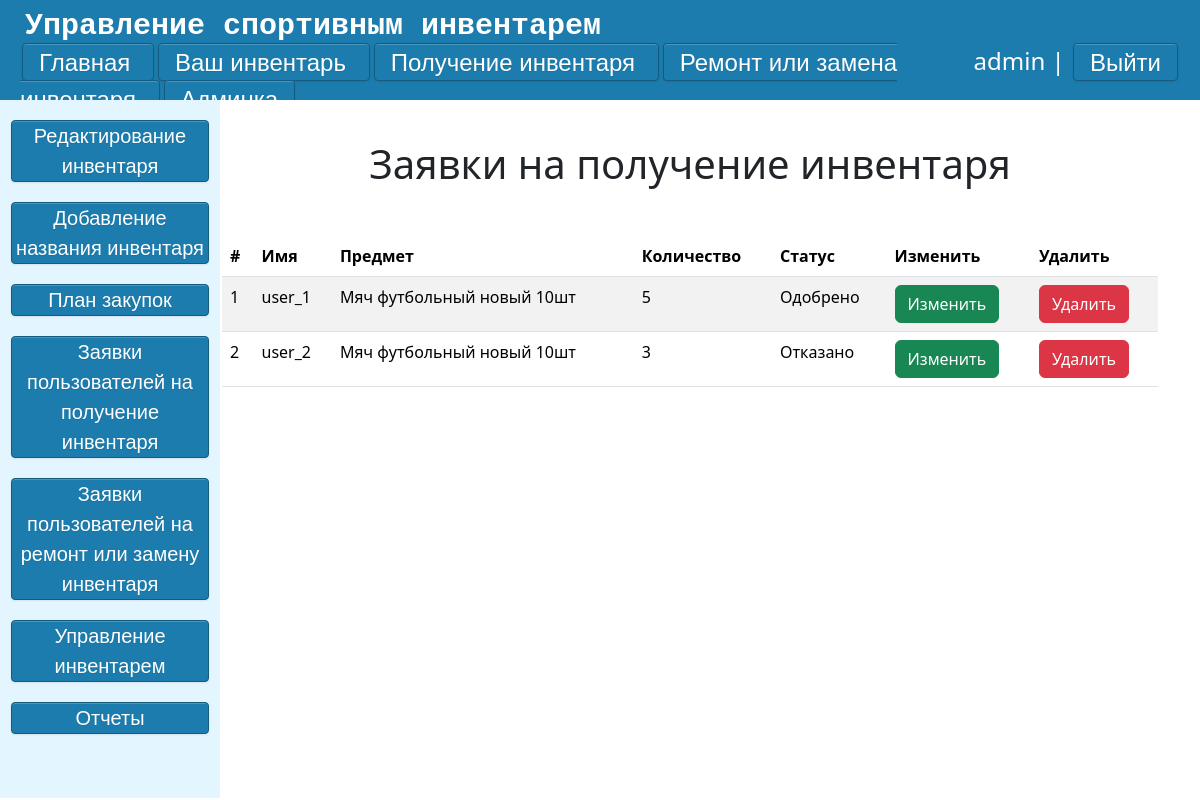
Page /console/request-for-receipt-inventory/ (signed in) on the committed database.
### main/models.py (models this page shows, shortened)
class Applications_get(models.Model):
    state = {'На рассмотрении': 'На рассмотрении', 'Одобрено': 'Одобрено', 'Отказано': 'Отказано'}
    username = models.CharField('Имя',max_length=100)
    Request = models.ForeignKey('Goods' ,on_delete=models.CASCADE,null=True,verbose_name='Предмет')
    Request_count = models.PositiveIntegerField('Количество',default=0,validators=[MinValueValidator(1)])
    Status = models.CharField('Статус заявки',default='На рассмотрении', choices=state,max_length=100)
    class Meta:
        verbose_name = "Заявка на получение"
        verbose_name_plural  = "Заявки на получение"
    def get_absolute_url(self):
        return reverse("Update_application_get", kwargs={"post_id": self.id})
    def get_absolute_url_del(self):
        return reverse("Delete_application_get", kwargs={"post_id": self.id})

class Goods(models.Model):
    CONDITION_CHOICES = [
        ('новый', 'новый'),
        ('использованный', 'использованный'),
        ('сломанный', 'сломанный'),
    ]
    goods = models.ForeignKey('Goods_Names',on_delete=models.CASCADE,null=True,verbose_name='Предмет')
    count = models.IntegerField('Количество', default=1,validators=[MinValueValidator(1)])
    rented_count = models.IntegerField('Взято', default=0,validators=[MinValueValidator(0)])
    condition = models.CharField('Состояние', max_length=20, choices=CONDITION_CHOICES)
    created_at = models.DateTimeField('Добавлено', default=timezone.now)
    updated_at = models.DateTimeField('Обновлено', auto_now=True)
    class Meta:
        verbose_name = "Инвентарь"
        verbose_name_plural = "Инвентарь"
    def __str__(self):
        return f"{self.goods} {self.condition} {self.count-self.rented_count}шт"

class Goods_Names(models.Model):
    name_of_good = models.CharField('Название', max_length=30)
    def __str__(self):
        return self.name_of_good
    class Meta:
        verbose_name = "Название инвентаря"
        verbose_name_plural = "Названия инвентаря"

### main/views.py (the view)
# urls.py: path('console/request-for-receipt-inventory/', views.Request_for_receipt_inventory, name="Request_for_receipt_inventory"),
def Request_for_receipt_inventory(request):
    if request.user.is_superuser:
        a = list(Applications_get.objects.all())
        return render(request, 'admin/request_for_receipt.html', {'a': a})
    else:
        return render(request, 'admin/Error.html')

### main/templates/admin/request_for_receipt.html (shortened to what this page needs)
{% extends 'admin/admin-layout.html' %}
{% block script %}
    <link rel="stylesheet" href="https://cdn.jsdelivr.net/npm/flatpickr/dist/flatpickr.min.css">
{% endblock %}
{% block content %}
    <div class="admin-form-edit-inventory">
        <h1>Заявки на получение инвентаря</h1>
        <div class="container mt-5">
                    <table  class="table table-striped">
                      <thead>
                        <tr>
                            <th>#</th>
                            <th>Имя</th>
                            <th>Предмет</th>
                            <th>Количество</th>
                            <th>Статус</th>
                            <th>Изменить</th>
                            <th>Удалить</th>
                        </tr>
                      </thead>
                      <tbody>
                      {% for el in a %}
                        <tr>
                            <td> {{ forloop.counter }}</td>
                            <td> {{el.username}}</td>
                            <td> {{el.Request}}</td>
                            <td> {{el.Request_count}}</td>
                            <td> {{el.Status}}</td>
                            <td><a class="btn btn-success" href="{{el.get_absolute_url}}">Изменить</a></td>
                            <td><a class="btn btn-danger" href="{{el.get_absolute_url_del }}">Удалить</a></td>
                        </tr>
                        {% endfor %}
                    </table>
        </div>
    </div>
{% endblock %}

### main/templates/admin/admin-layout.html (shortened to what this page needs)
{% load static %}
<!DOCTYPE html>
<html lang="ru">
<head>
    <link rel="stylesheet" href="https://cdn.jsdelivr.net/npm/bootstrap@5.3.2/dist/css/bootstrap.min.css">
    <link rel="stylesheet" href="{% static 'main/css/css.css' %}">
    <link rel="stylesheet" href="{% static 'main/css/buttons.css' %}">
    {% block script %}
    {% endblock script%}
</head>
<body>
    <div class = "back">
        <div class = 'top'>
                <div class="logo2"><samp>Управление спортивным инвентарем</samp></div>
                <div class = 'lower'>
                    <div class="left-shortcuts">
                        <a href="{% url 'main' %}" class = 'btn3'> Главная </a>
                        <a href="{% url 'my' %}" class = 'btn3'> Ваш инвентарь </a>
                        <a href="{% url 'application-get' %}" class = 'btn3'> Получение инвентаря </a>
                        <a href="{% url 'application-repair' %}" class = 'btn3'> Ремонт или замена инвентаря </a>
                        {% if request.user.is_superuser %}
                        <a href="{% url 'console' %}" class = 'btn3'> Админка </a>
                        {% endif %}
                    </div>
                    <div class="right-shortcuts">
                        {% if request.user.is_authenticated %}
                            <li class="last"> {{user.username}} | <a href="{% url 'logout' %}" class="btn3">Выйти</a></li>
                        {% else %}
                            <li class="last"><a href="register" class="btn3"> Регистрация</a>  <a href="login" class="btn3"> Войти </a></li>
                        {% endif %}
                    </div>
                </div>
        </div>
        <div class ="admin-content">
            <div class="side-bar">
                <a href="{% url 'edit_inventory' %}" class = 'btn4'> Редактирование инвентаря </a>
                <a href="{% url 'new_name_inventory' %}" class = 'btn4'> Добавление названия инвентаря </a>
                <a href="{% url 'purchase_plan' %}" class = 'btn4'> План закупок </a>
                <a href="{% url 'Request_for_receipt_inventory' %}" class = 'btn4'> Заявки пользователей на получение инвентаря</a>
                <a href="{% url 'Request_for_repair_inventory' %}" class = 'btn4'> Заявки пользователей на ремонт или замену инвентаря </a>
                <a href="{% url 'Inventory_management' %}" class = 'btn4'> Управление инвентарем </a>
                <a href="{% url 'history' %}" class = 'btn4'> Отчеты </a>
            </div>
            <div class="right-content">
                {% block content  %}
                {% endblock %}
            </div>
        </div>
    </div>
</body>
</html>

### main/static/main/css/css.css (style rules this page uses)
body { height: 100vh; width: 100vw; }
.top { display: grid; place-items: left; background: #1B7CAD; width: 100%; height: 100px; overflow: auto; }
.lower { display: grid; grid-template-columns: 80% 20%; padding: 10px width: 100%; padding-left: 20px; padding-right: 20px; font-size: 24px; margin-top: -6px; }
.back { height: 100%; width: 100%; overflow: auto; }
.logo2 { font-size: 30px; margin-left: 25px; font-weight: bold; color: #fff; }
.last { float:right; color: #fff; }
h1 { text-align: center; }
li { list-style-type: none; }
.side-bar { width: 220px; background: #e3f5ff; overflow: auto; font-size: 20px; }
.admin-content { display: grid; grid-template-columns: 210px 80vw; height: 87.3% }
.right-content { width: 100%; margin-top: 40px; margin-right: auto; margin-left: auto; overflow: auto; }

### main/static/main/css/buttons.css (style rules this page uses)
a.btn3 { border-radius: 4px; -webkit-box-shadow: inset 0 1px 0 rgba(255, 255, 255, 0.2), 0 1px 2px rgba(0, 0, 0, 0.08); -moz-box-shadow: inset 0 1px 0 rgba(255, 255, 255, 0.2), 0 1px 2px rgba(0, 0, 0, 0.08); box-shadow: inset 0 1px 0 rgba(255, 255, 255, 0.2), 0 1px 2px rgba(0, 0, 0, 0.08); color: #fff; width: auto; text-align: center; font-family: Arial, Helvetica, sans-serif; padding: 4.5px 16px; margin: 20px 2px; text-decoration: none; text-shadow: 0 1px 1px rgba(0, 0, 0, 0.075); -webkit-transition: background-color 0.1s linear; -moz-transition: background-color 0.1s linear; -o-transition: background-color 0.1s linear; transition: background-color 0.1s linear; background-color: rgb( 27, 124, 173 ); border: 1px solid rgb( 20, 91, 127 ); }
a.btn4 { border-radius: 4px; -webkit-box-shadow: inset 0 1px 0 rgba(255, 255, 255, 0.2), 0 1px 2px rgba(0, 0, 0, 0.08); -moz-box-shadow: inset 0 1px 0 rgba(255, 255, 255, 0.2), 0 1px 2px rgba(0, 0, 0, 0.08); box-shadow: inset 0 1px 0 rgba(255, 255, 255, 0.2), 0 1px 2px rgba(0, 0, 0, 0.08); color: #fff; display:block; width:90%; margin: 20px auto; text-align: center; font-family: Arial, Helvetica, sans-serif; text-decoration: none; text-shadow: 0 1px 1px rgba(0, 0, 0, 0.075); -webkit-transition: background-color 0.1s linear; -moz-transition: background-color 0.1s linear; -o-transition: background-color 0.1s linear; transition: background-color 0.1s linear; background-color: rgb( 27, 124, 173 ); border: 1px solid rgb( 20, 91, 127 ); }

### rows in the picture
Applications_get: username "user_1", Request "Мяч футбольный новый 10шт", Request_count "5", Status "Одобрено"
Applications_get: username "user_2", Request "Мяч футбольный новый 10шт", Request_count "3", Status "Отказано"

### other values in the picture
{{ user.username }} "admin"
